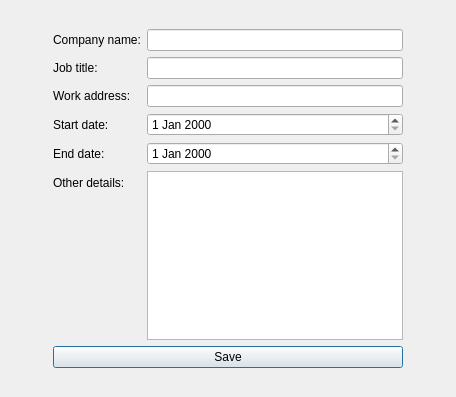
<?xml version="1.0" encoding="UTF-8"?>
<ui version="4.0">
 <class>add_experience</class>
 <widget class="QDialog" name="add_experience">
  <property name="geometry">
   <rect>
    <x>0</x>
    <y>0</y>
    <width>456</width>
    <height>397</height>
   </rect>
  </property>
  <property name="windowTitle">
   <string>Dialog</string>
  </property>
  <layout class="QGridLayout" name="gridLayout">
   <item row="1" column="0">
    <spacer name="horizontalSpacer">
     <property name="orientation">
      <enum>Qt::Horizontal</enum>
     </property>
     <property name="sizeHint" stdset="0">
      <size>
       <width>40</width>
       <height>20</height>
      </size>
     </property>
    </spacer>
   </item>
   <item row="1" column="1">
    <layout class="QVBoxLayout" name="verticalLayout">
     <item>
      <layout class="QFormLayout" name="formLayout">
       <item row="0" column="0">
        <widget class="QLabel" name="label">
         <property name="text">
          <string>Company name:</string>
         </property>
        </widget>
       </item>
       <item row="0" column="1">
        <widget class="QLineEdit" name="lineEdit_company"/>
       </item>
       <item row="1" column="0">
        <widget class="QLabel" name="label_2">
         <property name="text">
          <string>Job title:</string>
         </property>
        </widget>
       </item>
       <item row="1" column="1">
        <widget class="QLineEdit" name="lineEdit_job"/>
       </item>
       <item row="2" column="0">
        <widget class="QLabel" name="label_3">
         <property name="text">
          <string>Work address:</string>
         </property>
        </widget>
       </item>
       <item row="2" column="1">
        <widget class="QLineEdit" name="lineEdit_work_address"/>
       </item>
       <item row="3" column="0">
        <widget class="QLabel" name="label_4">
         <property name="text">
          <string>Start date:</string>
         </property>
        </widget>
       </item>
       <item row="4" column="0">
        <widget class="QLabel" name="label_5">
         <property name="text">
          <string>End date:</string>
         </property>
        </widget>
       </item>
       <item row="5" column="0">
        <widget class="QLabel" name="label_6">
         <property name="text">
          <string>Other details:</string>
         </property>
        </widget>
       </item>
       <item row="5" column="1">
        <widget class="QTextEdit" name="textEdit_details"/>
       </item>
       <item row="3" column="1">
        <widget class="QDateEdit" name="dateEdit_start"/>
       </item>
       <item row="4" column="1">
        <widget class="QDateEdit" name="dateEdit_end"/>
       </item>
      </layout>
     </item>
     <item>
      <widget class="QPushButton" name="pushButton">
       <property name="text">
        <string>Save</string>
       </property>
      </widget>
     </item>
    </layout>
   </item>
   <item row="0" column="1">
    <spacer name="verticalSpacer">
     <property name="orientation">
      <enum>Qt::Vertical</enum>
     </property>
     <property name="sizeHint" stdset="0">
      <size>
       <width>20</width>
       <height>40</height>
      </size>
     </property>
    </spacer>
   </item>
   <item row="2" column="1">
    <spacer name="verticalSpacer_2">
     <property name="orientation">
      <enum>Qt::Vertical</enum>
     </property>
     <property name="sizeHint" stdset="0">
      <size>
       <width>20</width>
       <height>40</height>
      </size>
     </property>
    </spacer>
   </item>
   <item row="1" column="2">
    <spacer name="horizontalSpacer_2">
     <property name="orientation">
      <enum>Qt::Horizontal</enum>
     </property>
     <property name="sizeHint" stdset="0">
      <size>
       <width>40</width>
       <height>20</height>
      </size>
     </property>
    </spacer>
   </item>
  </layout>
 </widget>
 <resources/>
 <connections/>
</ui>
